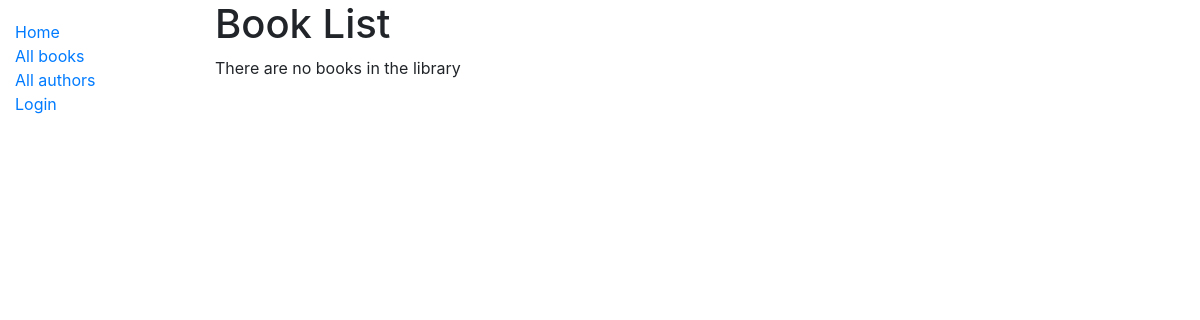
Page /catalog/books/ on the earlier database version.
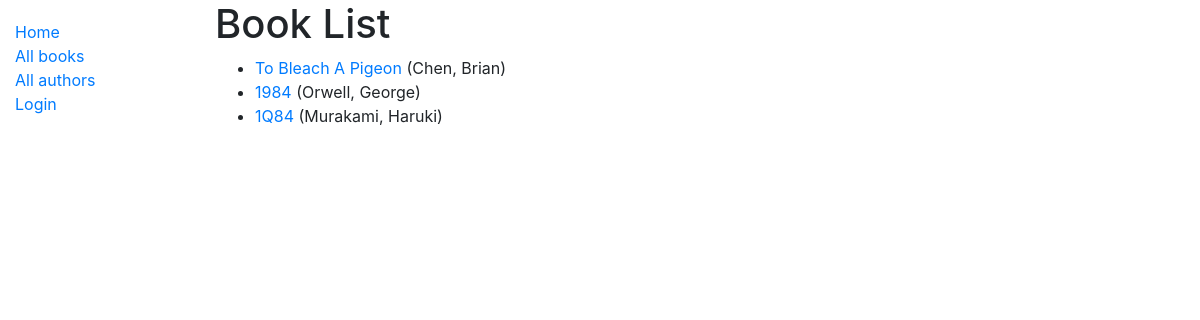
Same page on the later database version.
### catalog/models.py (models this page shows, shortened)
class Book(models.Model):
    title = models.CharField(max_length=200)
    author = models.ForeignKey('Author', on_delete=models.SET_NULL, null=True)
    summary = models.TextField(max_length=1000, help_text="Enter a brief description of the book")
    isbn = models.CharField('ISBN', max_length=13,
                            help_text='13 Character <a href="https://www.isbn-international.org/content/what-isbn'
                                     '">ISBN number</a>')
    genre = models.ManyToManyField(Genre, help_text="Select a genre for this book")
    borrower = models.ForeignKey(User, on_delete=models.SET_NULL, null=True, blank = True)
    def display_genre(self):
        return ', '.join([genre.name for genre in self.genre.all()[:3]])
    def get_absolute_url(self):
        return reverse('book-detail', args=[str(self.id)])
    display_genre.short_description = "Genre"

class Author(models.Model):
    first_name = models.CharField(max_length=100)
    last_name = models.CharField(max_length=100)
    date_of_birth = models.DateField(null=True, blank=True)
    date_of_death = models.DateField('died', null=True, blank=True)
    class Meta:
        ordering = ['last_name', 'first_name']
    def __str__(self):
        return '{0}, {1}'.format(self.last_name, self.first_name)

### catalog/views.py (the view)
# urls.py: path('books/', views.BookListView.as_view(), name='books'),
class BookListView(generic.ListView):
    model = Book

### catalog/templates/catalog/book_list.html
{% extends "base_generic.html" %}
{% block content %}
    <h1>Book List</h1>
    {% if book_list%}
    <ul>
        {% for book in book_list%}
        <li>
            <a href="{{ book.get_absolute_url }}">{{book.title}}</a> ({{book.author}})
        </li>
        {%endfor%}
    </ul>
    {%else %}
        <p>There are no books in the library</p>
    {%endif%}
{%endblock%}

### catalog/templates/base_generic.html (shortened to what this page needs)
<!DOCTYPE html>
<html lang="en">
<head>
  <link rel="stylesheet" href="https://stackpath.bootstrapcdn.com/bootstrap/4.1.3/css/bootstrap.min.css">
  {% load static %}
  <link rel="stylesheet" href="{% static 'css/styles.css' %}">
</head>
<body>
<div class="container-fluid">
<div class="row">
  <div class="col-sm-2">
  {% block sidebar %}
  <ul class="sidebar-nav">
    <li><a href="{% url 'index' %}">Home</a></li>
    <li><a href="{% url 'books' %}">All books</a></li>
    <li><a href="">All authors</a></li>
  {% if user.is_authenticated %}
    <li>User: {{user.get_username}}</li>
    <li><a href="{% url 'logout'%}?next={{request.path}}">Logout</a></li>
  {% else %}
    <li><a href="{% url 'login'%}?next={{request.path}}">Login</a></li>
  {% endif %}
  </ul>
{% endblock %}
  </div>
  <div class="col-sm-10 ">
  {% block content %}{% endblock %}
  </div>
</div>
</div>
</body>
</html>

### catalog/static/styles.css (style rules this page uses)
.sidebar-nav { margin-top: 20px; padding: 0; list-style: none; }

Differences in the rows shown:
added Book: title "To Bleach A Pigeon", author "Chen, Brian"
added Book: title "1984", author "Orwell, George"
added Book: title "1Q84", author "Murakami, Haruki"
Other differences:
text no longer shown: "There are no books in the library"
